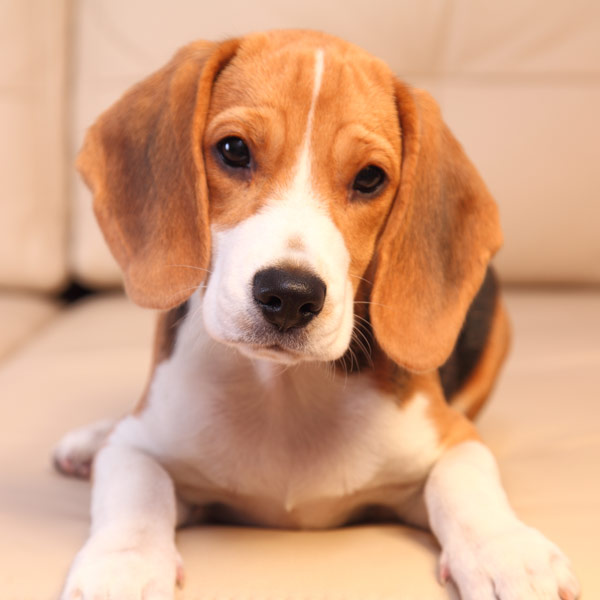
%> input picture image registration/dog.jpg, 600 x 600 px
$ octave showtarget.m   (GNU Octave 9; MATLAB toolbox functions it lacks are replaced by stand-ins)
%> lines starting %> are read from the running program, lines starting %| are printed output that depends on the picture
 B = imread('dog.jpg');
%> B is the input picture: size 600x600x3 uint8; mean R, G, B 212.8, 163.5, 131.5
 B = rgb2gray(B);
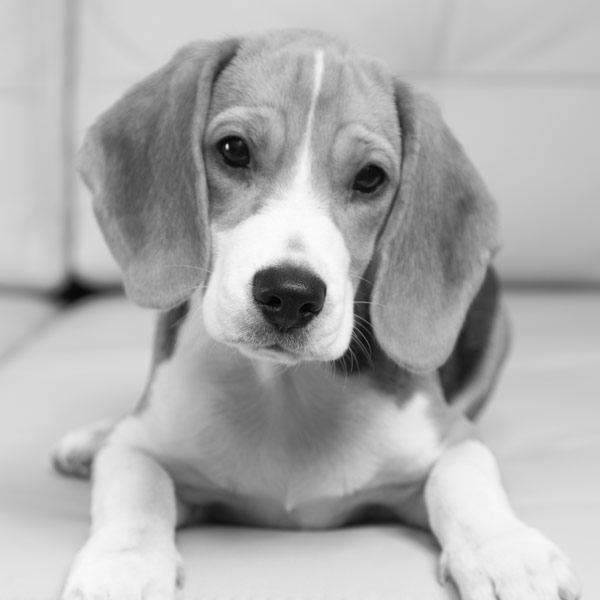
%> B: size 600x600 uint8; min 2, max 252, mean 174.6
 B = imrotate(B,90,'bilinear');
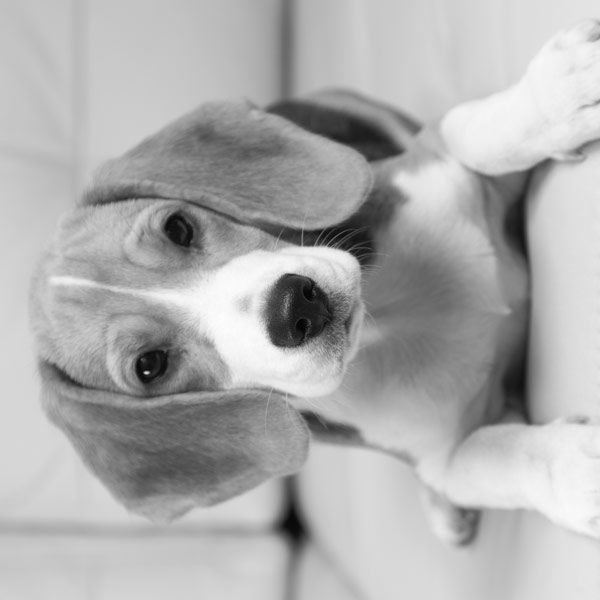
%> B: size 600x600 uint8; min 2, max 252, mean 174.6; mean of the top-left, top-right, bottom-left and bottom-right quarters 172.8, 178.2, 168.4, 179
 target = B(300:350,300:350);
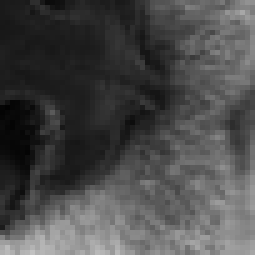
%> target: size 51x51 uint8 (shown 5 times larger); min 2, max 193, mean 73.9
 imshow(target);
% [14 lines of commented-out code are left out]
